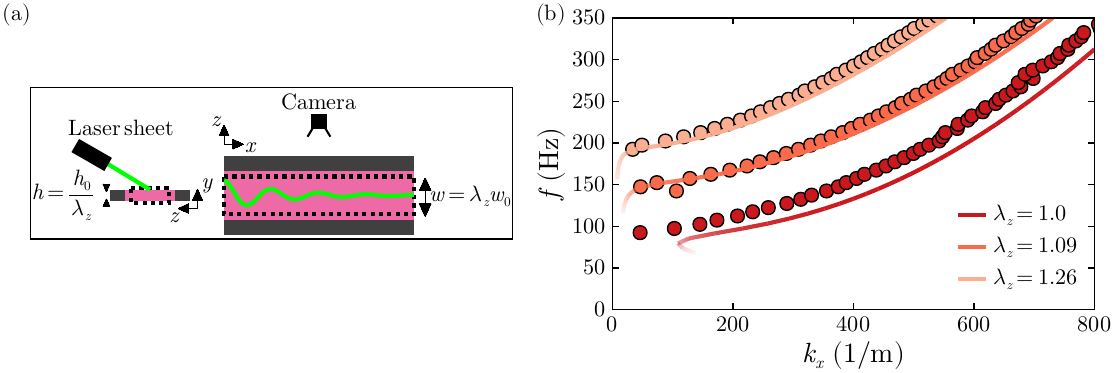

The Julia source for this figure:
using CairoMakie, ColorSchemes, LaTeXStrings, MathTeXEngine
using FileIO, UnPack, NaturalSort
cd(@__DIR__)
include("../preamble.jl")

tfiles = filter(x -> occursin("disp",x),readdir(joinpath(@__DIR__,"tension/")))
tpredic = filter(x -> occursin("_2",x),readdir(joinpath(@__DIR__,"tension/")))

with_theme(My_theme, palette = (color = reverse(ColorSchemes.Reds_4), marker = [:circle])) do 
    fig = Figure(size = (2 * 402, 2/3 * 402), figure_padding = (2,16,2,2))
        panel1 = fig[1,1] = GridLayout()
        Label(panel1[1, 1, TopLeft()], "(a)", padding = (0, 0, -5, 0), fontsize = 16)
            ax11 = Axis(panel1[1,1])
            ax11.limits = (-51, 76, -5, 35)
            ax11.aspect = DataAspect()
            hidedecorations!(ax11)
            #hidespines!(ax11)
            # First view
            poly!(ax11, Rect(0, 0, 50, 10*1.3), color = :hotpink2)
            poly!(ax11, Rect(0, -4, 50, 4), color = :grey25)
            poly!(ax11, Rect(0, 10*1.3, 50, 4), color = :grey25)
            poly!(ax11, Rect(0, 1.5, 50, 10), color = (:hotpink2, 0),  strokewidth = 3, 
                strokecolor = :black, linestyle = (:dot, :dense))
            arrows!(ax11, [53], [6], [0], [5], linewidth = 2, arrowsize = 12)
            arrows!(ax11, [53], [6], [0], [-5], linewidth = 2, arrowsize = 12)
            text!(ax11, 54, 6.2, text = L"w = \lambda_z w_0", align = (:left, :center), fontsize = 16)
            #text!(ax11, 54, 13, text = L"\mathbf{F} = \begin{pmatrix} 1 & 0 & 0 \\ 0 & \lambda_3^{-1} & 0 \\ 0 & 0 & \lambda_3 \end{pmatrix}", 
            #    align = (:left, :center), fontsize = 16)
            #teximg!(ax11, L"\mathbf{F} = \begin{pmatrix} 1 & 0 & 0 \\ 0 & 1/\lambda_z & 0 \\ 0 & 0 & \lambda_z \end{pmatrix}";
            #    position = (42, 26), align = (:left, :center), scale = 1)
            # axis right
            arrows!(ax11, [0, 0], [20, 20], [0, 5], [5, 0], linewidth = 1.5, arrowsize = 10)
            text!(ax11, 5.5, 19.5, text = L"x", align = (:left, :center), fontsize = 16)
            text!(ax11, -1, 26.5, text = L"z", align = (:right, :center), fontsize = 16)
            # second view
            poly!(ax11, Rect(-26, 5, 10*1.3, 3), color = :hotpink2)
            poly!(ax11, Rect(-24.5, 4.55, 10, 3*1.3), color = (:hotpink2,0), 
                strokewidth = 3, strokecolor = :black, linestyle = (:dot, :dense))
            poly!(ax11, Rect(-30, 5, 4, 3), color = :grey25)
            poly!(ax11, Rect(-13, 5, 4, 3), color = :grey25)
            arrows!(ax11, [-31], [3.5], [0], [2], linewidth = 2, arrowsize = 10)
            arrows!(ax11, [-31], [9.5], [0], [-2], linewidth = 2, arrowsize = 10)
            text!(ax11, -35, 6.5, text = L"h = \frac{h_0}{λ_z} ", align = (:right, :center), fontsize = 16)
            # axis top
            arrows!(ax11, [-7, -7], [3, 3], [0, -5], [5, 0], linewidth = 1.5, arrowsize = 10)
            text!(ax11, -6, 10, text = L"y", align = (:left, :center), fontsize = 16)
            text!(ax11, -12, 1, text = L"z", align = (:right, :center), fontsize = 16)
            # Laser sheet
            θ = -30 *pi /180
            c = [-37, 15.5]
            rot = [cos(θ) -sin(θ); sin(θ)  cos(θ)]
            lines!(ax11, [-19.5 ,-31],[8, 15], color = :lime)
            poly!(Point2f[c] .+ Point2f[rot*([-41, 16] .- c), rot*([-31, 16] .- c), rot*([-31, 20] .- c ), rot*([-41, 20] .- c)], color = :black)
            x = 0:0.1:50 
            lines!(ax11, x, 6.5 .+ 4*cos.(0.5*(x .- x[1])) .* exp.(- 0.07 .* (x .- x[1])), color = :lime)
            text!(ax11, -41, 24, text = L"\mathrm{Laser \, sheet}", align = (:left, :center), fontsize = 16)
            # camera
            poly!(ax11, Rect(23, 24, 4, 4), color = :black)
            text!(ax11, 25, 31, text = L"\mathrm{Camera}", align = (:center, :center), fontsize = 16)
            lines!(ax11, [22, 23.5], [22, 24.5], color = :black, linewidth = 1.5)
            lines!(ax11, [26.5, 28], [24.5, 22], color = :black, linewidth = 1.5)

        panel2 = fig[1,2] = GridLayout()
        Label(panel2[1, 1, TopLeft()], "(b)", padding = (-35, 0, -5, 0), fontsize = 16)
        ax12 = Axis(panel2[1,1])
        #ax12.alignmode = Outside()
        ax12.ylabel = L"f \,\, \mathrm{(Hz)}"
        ax12.xlabel = L"k_x \,\, \mathrm{(1/m)}"
        ax12.limits = (0, 800, 0, 350)
        for name in tfiles  
            data = load(joinpath(@__DIR__,"tension/",name))
            @unpack f, k = data
            scatter!(ax12, k, f, markersize = 14)
        end
        for i in eachindex(tpredic)
            data = load(joinpath(@__DIR__,"tension/",tpredic[i]))
            @unpack f,k,s = data
            lines!(ax12, k, f, color = tuple.(reverse(ColorSchemes.Reds_4)[i], s ./ maximum(s)),
                label = L"\lambda_z = %$(parse(Float32,tpredic[i][6:end-7])/100)" => (; color = reverse(ColorSchemes.Reds_4)[i]))
        end
        axislegend(ax12, position = :rb, labelsize = 16)
    
    display(fig)
    save(joinpath(@__DIR__,"Figure3.pdf"),fig; pt_per_unit = 1)
end      
